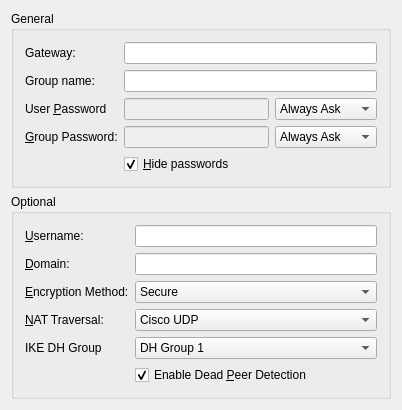
<?xml version="1.0" encoding="UTF-8"?>
<ui version="4.0">
 <class>VpncProp</class>
 <widget class="QWidget" name="VpncProp">
  <property name="geometry">
   <rect>
    <x>0</x>
    <y>0</y>
    <width>402</width>
    <height>401</height>
   </rect>
  </property>
  <property name="windowTitle">
   <string>Cisco VPN</string>
  </property>
  <layout class="QVBoxLayout" name="verticalLayout">
   <item>
    <widget class="QGroupBox" name="groupBox">
     <property name="title">
      <string>General</string>
     </property>
     <layout class="QFormLayout" name="formLayout">
      <item row="0" column="0">
       <widget class="QLabel" name="textLabel3">
        <property name="text">
         <string>Gateway:</string>
        </property>
        <property name="wordWrap">
         <bool>false</bool>
        </property>
        <property name="buddy">
         <cstring>leGateway</cstring>
        </property>
       </widget>
      </item>
      <item row="0" column="1">
       <widget class="KLineEdit" name="leGateway"/>
      </item>
      <item row="1" column="0">
       <widget class="QLabel" name="labelGroup">
        <property name="text">
         <string>Group name:</string>
        </property>
        <property name="wordWrap">
         <bool>false</bool>
        </property>
        <property name="buddy">
         <cstring>leGroupName</cstring>
        </property>
       </widget>
      </item>
      <item row="1" column="1">
       <widget class="KLineEdit" name="leGroupName"/>
      </item>
      <item row="2" column="0">
       <widget class="QLabel" name="label_2">
        <property name="text">
         <string>User &amp;Password</string>
        </property>
        <property name="buddy">
         <cstring>leUserPassword</cstring>
        </property>
       </widget>
      </item>
      <item row="2" column="1">
       <layout class="QHBoxLayout" name="horizontalLayout">
        <item>
         <widget class="KLineEdit" name="leUserPassword">
          <property name="enabled">
           <bool>false</bool>
          </property>
          <property name="passwordMode">
           <bool>true</bool>
          </property>
         </widget>
        </item>
        <item>
         <widget class="QComboBox" name="cboUserPassOptions">
          <item>
           <property name="text">
            <string>Always Ask</string>
           </property>
          </item>
          <item>
           <property name="text">
            <string>Store</string>
           </property>
          </item>
          <item>
           <property name="text">
            <string>Not Required</string>
           </property>
          </item>
         </widget>
        </item>
       </layout>
      </item>
      <item row="3" column="0">
       <widget class="QLabel" name="label_3">
        <property name="text">
         <string>&amp;Group Password:</string>
        </property>
        <property name="buddy">
         <cstring>leGroupPassword</cstring>
        </property>
       </widget>
      </item>
      <item row="3" column="1">
       <layout class="QHBoxLayout" name="horizontalLayout_2">
        <item>
         <widget class="KLineEdit" name="leGroupPassword">
          <property name="enabled">
           <bool>false</bool>
          </property>
          <property name="passwordMode">
           <bool>true</bool>
          </property>
         </widget>
        </item>
        <item>
         <widget class="QComboBox" name="cboGroupPassOptions">
          <item>
           <property name="text">
            <string>Always Ask</string>
           </property>
          </item>
          <item>
           <property name="text">
            <string>Store</string>
           </property>
          </item>
          <item>
           <property name="text">
            <string>Not Required</string>
           </property>
          </item>
         </widget>
        </item>
       </layout>
      </item>
      <item row="4" column="1">
       <widget class="QCheckBox" name="cbShowPasswords">
        <property name="text">
         <string>&amp;Hide passwords</string>
        </property>
        <property name="checked">
         <bool>true</bool>
        </property>
       </widget>
      </item>
     </layout>
    </widget>
   </item>
   <item>
    <widget class="QGroupBox" name="groupBox_2">
     <property name="title">
      <string>Optional</string>
     </property>
     <layout class="QFormLayout" name="formLayout_2">
      <item row="0" column="0">
       <widget class="QLabel" name="label_5">
        <property name="text">
         <string>&amp;Username:</string>
        </property>
        <property name="buddy">
         <cstring>leUserName</cstring>
        </property>
       </widget>
      </item>
      <item row="0" column="1">
       <widget class="KLineEdit" name="leUserName"/>
      </item>
      <item row="1" column="0">
       <widget class="QLabel" name="label_6">
        <property name="text">
         <string>&amp;Domain:</string>
        </property>
        <property name="buddy">
         <cstring>leDomain</cstring>
        </property>
       </widget>
      </item>
      <item row="1" column="1">
       <widget class="KLineEdit" name="leDomain"/>
      </item>
      <item row="2" column="0">
       <widget class="QLabel" name="label_7">
        <property name="text">
         <string>&amp;Encryption Method:</string>
        </property>
        <property name="buddy">
         <cstring>cboEncryptionMethod</cstring>
        </property>
       </widget>
      </item>
      <item row="2" column="1">
       <widget class="QComboBox" name="cboEncryptionMethod">
        <property name="sizePolicy">
         <sizepolicy hsizetype="Expanding" vsizetype="Fixed">
          <horstretch>0</horstretch>
          <verstretch>0</verstretch>
         </sizepolicy>
        </property>
        <item>
         <property name="text">
          <string>Secure</string>
         </property>
        </item>
        <item>
         <property name="text">
          <string>Weak</string>
         </property>
        </item>
        <item>
         <property name="text">
          <string>None</string>
         </property>
        </item>
       </widget>
      </item>
      <item row="3" column="0">
       <widget class="QLabel" name="label_8">
        <property name="text">
         <string>&amp;NAT Traversal:</string>
        </property>
        <property name="buddy">
         <cstring>cboNatTraversal</cstring>
        </property>
       </widget>
      </item>
      <item row="3" column="1">
       <widget class="QComboBox" name="cboNatTraversal">
        <property name="sizePolicy">
         <sizepolicy hsizetype="Expanding" vsizetype="Fixed">
          <horstretch>0</horstretch>
          <verstretch>0</verstretch>
         </sizepolicy>
        </property>
        <item>
         <property name="text">
          <string>Cisco UDP</string>
         </property>
        </item>
        <item>
         <property name="text">
          <string>NAT-T</string>
         </property>
        </item>
        <item>
         <property name="text">
          <string>Disabled</string>
         </property>
        </item>
       </widget>
      </item>
      <item row="4" column="0">
       <widget class="QLabel" name="label_9">
        <property name="text">
         <string>IKE DH Group</string>
        </property>
       </widget>
      </item>
      <item row="4" column="1">
       <widget class="QComboBox" name="cboDHGroup">
        <property name="sizePolicy">
         <sizepolicy hsizetype="Expanding" vsizetype="Fixed">
          <horstretch>0</horstretch>
          <verstretch>0</verstretch>
         </sizepolicy>
        </property>
        <item>
         <property name="text">
          <string>DH Group 1</string>
         </property>
        </item>
        <item>
         <property name="text">
          <string>DH Group 2 (default)</string>
         </property>
        </item>
        <item>
         <property name="text">
          <string>DH Group 5</string>
         </property>
        </item>
       </widget>
      </item>
      <item row="5" column="1">
       <widget class="QCheckBox" name="chkDeadPeerDetection">
        <property name="text">
         <string>Enable Dead &amp;Peer Detection</string>
        </property>
        <property name="checked">
         <bool>true</bool>
        </property>
       </widget>
      </item>
     </layout>
    </widget>
   </item>
   <item>
    <spacer name="verticalSpacer">
     <property name="orientation">
      <enum>Qt::Vertical</enum>
     </property>
     <property name="sizeHint" stdset="0">
      <size>
       <width>20</width>
       <height>40</height>
      </size>
     </property>
    </spacer>
   </item>
  </layout>
 </widget>
 <layoutdefault spacing="6" margin="11"/>
 <customwidgets>
  <customwidget>
   <class>KLineEdit</class>
   <extends>QLineEdit</extends>
   <header>klineedit.h</header>
  </customwidget>
 </customwidgets>
 <resources/>
 <connections>
  <connection>
   <sender>cbShowPasswords</sender>
   <signal>toggled(bool)</signal>
   <receiver>leGroupPassword</receiver>
   <slot>setPasswordMode(bool)</slot>
   <hints>
    <hint type="sourcelabel">
     <x>236</x>
     <y>181</y>
    </hint>
    <hint type="destinationlabel">
     <x>234</x>
     <y>144</y>
    </hint>
   </hints>
  </connection>
  <connection>
   <sender>cbShowPasswords</sender>
   <signal>toggled(bool)</signal>
   <receiver>leUserPassword</receiver>
   <slot>setPasswordMode(bool)</slot>
   <hints>
    <hint type="sourcelabel">
     <x>331</x>
     <y>169</y>
    </hint>
    <hint type="destinationlabel">
     <x>313</x>
     <y>108</y>
    </hint>
   </hints>
  </connection>
 </connections>
</ui>
